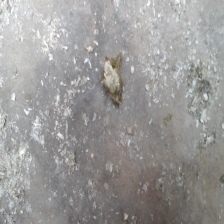
#> input picture dataset/raw/KGL_0059.jpg, 224 x 224 px; its folder holds only this picture in this run
$ python roi_otsu.py --image ../../dataset/raw/KGL_0059.jpg
#> lines starting #> are read from the running program, lines starting #| are printed output that depends on the picture; after the words box and inside, x2 and y2 are one past the last pixel; in counts of white or black regions, pixels touching at a corner belong together
### ROI/ROI 1-1/roi_core.py
"""Detektor ROI ekskreta berbasis Threshold Otsu + Kontras Latar & Prior Spasial Terpusat.

Alur deteksi (setiap tahap disimpan sebagai gambar):
    01_input        : citra asli BGR
    02_channel      : konversi ruang warna (LAB/HSV/Gray) + Gaussian blur
    03_bg_contrast  : selisih warna terhadap latar tepi & latar lokal (Difference of Gaussians)
    04_center_prior : pembobotan spasial Gaussian terpusat (menekan derau/bayangan pinggir frame)
    05_otsu         : binarisasi otomatis dengan Threshold Otsu
    06_closing      : operasi morfologi Opening + Closing untuk menyatukan bagian urat & feses
    07_contours     : penyaringan ukuran kontur minimum & penilaian skor kontur (luas + posisi + tepi)
    08_roi          : kotak ROI prediksi (hijau) dibandingkan dengan master_cleaned.json (biru)
"""
import sys

sys.dont_write_bytecode = True

import argparse
import csv
import json
import time
from dataclasses import asdict, dataclass
from pathlib import Path

import cv2
import numpy as np

ROOT = Path(__file__).resolve().parent.parent.parent   # folder precision-livestock-farming
IMG_DIR = ROOT / "dataset" / "raw"
COCO_JSON = ROOT / "dataset" / "annotations" / "master_cleaned.json"
SPLIT_CSV = ROOT / "dataset" / "split.csv"


# ----------------------------------------------------------------------------
# Parameter Tunable (4 parameter dasar + metode tambahan agar mendekati master_cleaned.json)
# ----------------------------------------------------------------------------
@dataclass(frozen=True)
class ROIParams:
    color_space: str = "lab"         # 1. color space: "lab" | "hsv" | "gray"
    channel: int = 0                 # indeks kanal bila memakai 1 kanal (diabaikan saat use_bg_contrast=True)
    blur_ksize: int = 5              # 2. kernel Gaussian blur (ganjil; 0 = tanpa blur)
    open_ksize: int = 3              # kernel morphological opening untuk membuang bintik sekam kecil
    close_ksize: int = 15            # 3. kernel morphological closing untuk menyatukan gumpalan ekskreta
    min_area_frac: float = 0.002     # 4. ukuran kontur minimum (fraksi luas citra)
    max_area_frac: float = 0.85      # batas atas luas kontur agar latar penuh tidak terpilih
    use_bg_contrast: bool = True     # metode tambahan 1: pengurangan warna latar tepi & kontras lokal (DoG)
    border_margin: float = 0.12      # lebar tepi citra (fraksi) yang dijadikan referensi warna latar
    center_sigma: float = 0.30       # metode tambahan 2: lebar Gaussian prior pusat citra (0 = matikan)
    merge_score_ratio: float = 0.55  # metode tambahan 3: gabungkan kontur dekat pusat dengan skor >= rasio ini
    pad_frac: float = 0.04           # margin tambahan di sekeliling kotak ROI (fraksi ukuran kotak)


@dataclass
class ROIResult:
    box: tuple             # (x1, y1, x2, y2) dalam piksel
    fallback: bool         # True bila tidak ada kontur lolos -> fallback ke kotak tengah
    threshold: float       # nilai ambang Otsu
    stages: dict           # nama tahap -> citra untuk visualisasi


def _odd(k: int) -> int:
    """Pastikan ukuran kernel ganjil positif (0 dibiarkan 0)."""
    return k if k <= 0 or k % 2 == 1 else k + 1


def _to_color_space(img_bgr: np.ndarray, color_space: str) -> np.ndarray:
    """Konversi citra BGR ke ruang warna yang dipilih."""
    if color_space == "lab":
        return cv2.cvtColor(img_bgr, cv2.COLOR_BGR2LAB)
    if color_space == "hsv":
        return cv2.cvtColor(img_bgr, cv2.COLOR_BGR2HSV)
    if color_space == "gray":
        return cv2.cvtColor(img_bgr, cv2.COLOR_BGR2GRAY)
    raise ValueError(f"color_space tidak dikenal: {color_space}")


def _compute_bg_contrast(img_cs: np.ndarray, border_margin: float) -> np.ndarray:
    """Hitung peta kontras objek terhadap warna latar tepi dan latar lokal (Difference of Gaussians)."""
    h, w = img_cs.shape[:2]
    f = img_cs.astype(np.float32)
    if f.ndim == 2:
        f = f[..., None]

    # Masker piksel pinggir bingkai sebagai sampel warna latar belakang (lantai/sekam)
    b_mask = np.zeros((h, w), dtype=bool)
    by, bx = max(1, int(h * border_margin)), max(1, int(w * border_margin))
    b_mask[:by, :] = b_mask[-by:, :] = b_mask[:, :bx] = b_mask[:, -bx:] = True

    bg_med = np.median(f[b_mask], axis=0)
    bg_std = np.std(f[b_mask], axis=0) + 10.0

    # Latar lokal frekuensi rendah (Gaussian lebar) untuk meredam bayangan tidak merata
    bg_local = cv2.GaussianBlur(f, (0, 0), sigmaX=w * 0.18)
    if bg_local.ndim == 2:
        bg_local = bg_local[..., None]

    weights = np.array([0.7, 1.2, 1.2], dtype=np.float32) if f.shape[2] == 3 else np.array([1.0], dtype=np.float32)
    dist_global = np.sqrt((((f - bg_med) / bg_std) ** 2) @ weights)
    dist_local = np.sqrt((((f - bg_local) / bg_std) ** 2) @ weights)

    sal = 0.5 * dist_global + 0.5 * dist_local
    return cv2.normalize(sal, None, 0, 255, cv2.NORM_MINMAX).astype(np.uint8)


def detect_roi(img_bgr: np.ndarray, p: ROIParams, return_stages: bool = False) -> ROIResult:
    h, w = img_bgr.shape[:2]
    st = {}
    if return_stages:
        st["01_input"] = img_bgr.copy()

    # 02: Konversi ruang warna & Gaussian blur
    cs_img = _to_color_space(img_bgr, p.color_space)
    kb = _odd(p.blur_ksize)
    blurred = cv2.GaussianBlur(cs_img, (kb, kb), 0) if kb > 0 else cs_img
    if return_stages:
        st["02_channel"] = blurred if blurred.ndim == 2 else blurred[..., p.channel]

    # 03: Peta kontras terhadap latar belakang (atau kanal tunggal jika dimatikan)
    if p.use_bg_contrast:
        contrast = _compute_bg_contrast(blurred, p.border_margin)
    else:
        contrast = blurred if blurred.ndim == 2 else blurred[..., p.channel]
    if return_stages:
        st["03_bg_contrast"] = contrast

    # 04: Pembobotan spasial Gaussian terpusat (Center-Surround Prior)
    cy, cx = h * 0.49, w * 0.50
    if p.center_sigma > 0:
        yy, xx = np.mgrid[0:h, 0:w]
        w_map = np.exp(-0.5 * (((xx - cx) / (w * p.center_sigma)) ** 2 + ((yy - cy) / (h * p.center_sigma)) ** 2))
        sal_weighted = cv2.normalize(contrast.astype(np.float32) * w_map, None, 0, 255, cv2.NORM_MINMAX).astype(np.uint8)
    else:
        sal_weighted = contrast
    if return_stages:
        st["04_center_prior"] = sal_weighted

    # 05: Threshold Otsu
    thr, binary = cv2.threshold(sal_weighted, 0, 255, cv2.THRESH_BINARY + cv2.THRESH_OTSU)
    if not p.use_bg_contrast and (binary > 0).mean() > 0.5:
        binary = 255 - binary
    if return_stages:
        st["05_otsu"] = binary

    # 06: Morfologi Opening lalu Closing
    work = binary.copy()
    ko = _odd(p.open_ksize)
    if ko > 0:
        kern_o = cv2.getStructuringElement(cv2.MORPH_ELLIPSE, (ko, ko))
        work = cv2.morphologyEx(work, cv2.MORPH_OPEN, kern_o)
    kc = _odd(p.close_ksize)
    if kc > 0:
        kern_c = cv2.getStructuringElement(cv2.MORPH_ELLIPSE, (kc, kc))
        work = cv2.morphologyEx(work, cv2.MORPH_CLOSE, kern_c)
    if return_stages:
        st["06_closing"] = work

    # 07: Penyaringan luas kontur & penilaian skor (luas, kedekatan ke pusat, penalti tepi frame)
    contours, _ = cv2.findContours(work, cv2.RETR_EXTERNAL, cv2.CHAIN_APPROX_SIMPLE)
    lo, hi = p.min_area_frac * h * w, p.max_area_frac * h * w
    scored = []
    for c in contours:
        area = cv2.contourArea(c)
        if not (lo <= area <= hi):
            continue
        x, y, bw, bh = cv2.boundingRect(c)
        bcx, bcy = x + bw / 2.0, y + bh / 2.0
        center_w = np.exp(-0.5 * (((bcx - cx) / (w * 0.25)) ** 2 + ((bcy - cy) / (h * 0.25)) ** 2))
        border_touch = int(x <= 1) + int(y <= 1) + int(x + bw >= w - 1) + int(y + bh >= h - 1)
        score = (area ** 0.7) * (center_w ** 1.5) * (0.6 ** border_touch)
        scored.append((score, c, (x, y, x + bw, y + bh)))

    scored.sort(key=lambda item: item[0], reverse=True)
    if scored:
        top_score = scored[0][0]
        selected = [item for item in scored if item[0] >= top_score * p.merge_score_ratio]
        kept_contours = [item[1] for item in selected]
        kept_boxes = [item[2] for item in selected]
        x1 = min(b[0] for b in kept_boxes)
        y1 = min(b[1] for b in kept_boxes)
        x2 = max(b[2] for b in kept_boxes)
        y2 = max(b[3] for b in kept_boxes)
        px, py = (x2 - x1) * p.pad_frac, (y2 - y1) * p.pad_frac
        box = (
            int(max(0, x1 - px)),
            int(max(0, y1 - py)),
            int(min(w, x2 + px)),
            int(min(h, y2 + py)),
        )
        fallback = False
    else:
        kept_contours = []
        box = (int(w * 0.25), int(h * 0.25), int(w * 0.75), int(h * 0.75))
        fallback = True

    if return_stages:
        vis_c = img_bgr.copy()
        cv2.drawContours(vis_c, [item[1] for item in scored], -1, (0, 165, 255), 1)
        cv2.drawContours(vis_c, kept_contours, -1, (0, 255, 0), 2)
        st["07_contours"] = vis_c

        vis_r = img_bgr.copy()
        cv2.rectangle(vis_r, box[:2], box[2:], (0, 255, 0), 2)
        st["08_roi"] = vis_r

    return ROIResult(box, fallback, float(thr), st)


# ----------------------------------------------------------------------------
# Ground truth & metrik evaluasi terhadap master_cleaned.json
# ----------------------------------------------------------------------------
# [33 lines left out: functions load_ground_truth, load_split, box_metrics, not called in this run]


def load_images(ids):
    return {i: cv2.imread(str(IMG_DIR / f"{i}.jpg")) for i in ids}


# [24 lines left out: function evaluate, not called in this run]


# ----------------------------------------------------------------------------
# Visualisasi
# ----------------------------------------------------------------------------
def _label(img, text):
    if img.ndim == 2:
        img = cv2.cvtColor(img, cv2.COLOR_GRAY2BGR)
    img = img.copy()
    cv2.rectangle(img, (0, 0), (img.shape[1], 16), (0, 0, 0), -1)
    cv2.putText(img, text, (3, 12), cv2.FONT_HERSHEY_SIMPLEX, 0.4, (255, 255, 255), 1, cv2.LINE_AA)
    return img


def montage(stages, gt_box=None, cols=4):
    """Gabungkan seluruh tahap ke satu gambar grid. Kotak GT (biru) digambar pada tahap akhir."""
    tiles = []
    for name, im in stages.items():
        im = _label(im, name)
        if gt_box is not None and name == "08_roi":
            cv2.rectangle(im, tuple(map(int, gt_box[:2])), tuple(map(int, gt_box[2:])), (255, 0, 0), 2)
        tiles.append(im)
    while len(tiles) % cols:
        tiles.append(np.zeros_like(tiles[0]))
    rows = [np.hstack(tiles[i : i + cols]) for i in range(0, len(tiles), cols)]
    return np.vstack(rows)


# [16 lines left out: function load_autocrop_data, not called in this run]


# ----------------------------------------------------------------------------
# Runner untuk preset
# ----------------------------------------------------------------------------
def run_preset(name, params: ROIParams):
#> called with name = 'otsu'
    ap = argparse.ArgumentParser(description=f"Detektor ROI Otsu - preset '{name}'")
    ap.add_argument("--split", default="test", choices=["train", "val", "test", "all"])
    ap.add_argument("--image", help="path satu citra bebas (tanpa evaluasi), hanya visualisasi tahap")
    ap.add_argument("--n-stages", type=int, default=10)
    ap.add_argument("--autocrop", action="store_true",
                    help="gunakan citra dari ROI/autocropping/images dan simpan ke output_autocrop/")
    ap.add_argument("--out", default=None)
    args = ap.parse_args()

    default_out = "output_autocrop" if args.autocrop else "output"
    out = (Path(args.out) if args.out else (Path(__file__).parent / default_out)) / name
    (out / "montage").mkdir(parents=True, exist_ok=True)

    if args.image:
        img = cv2.imread(args.image)
#> img is the input picture: shape (224, 224, 3); mean B, G, R 151.9, 153.1, 154.4
        r = detect_roi(img, params, return_stages=True)
#> in _compute_bg_contrast, `bg_med = np.median(f[b_mask], axis=0)`: bg_med = [175, 128, 128]
#> in _compute_bg_contrast, `bg_std = np.std(f[b_mask], axis=0) + 10.0`: bg_std = [44.94, 11.19, 11.75]
#> in _compute_bg_contrast, `dist_global = np.sqrt((((f - bg_med) / bg_std) ** 2) @ weights)`:
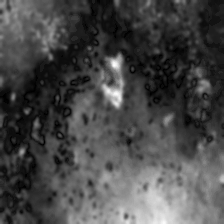
#> dist_global: shape (224, 224) float32; min 0, max 1.9, mean 0.542; drawn with min black and max white
#> in detect_roi, `sal_weighted = cv2.normalize(contrast.astype(np.float32) * w_map, None..`:
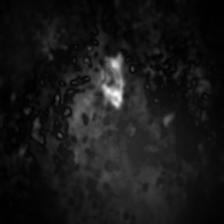
#> sal_weighted: shape (224, 224); min 0, max 255, mean 24
#> in detect_roi, `thr, binary = cv2.threshold(sal_weighted, 0, 255, cv2.THRESH_BINARY + ..`:
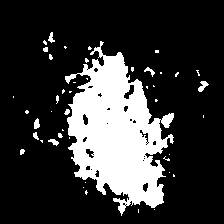
#> binary: shape (224, 224); 21.4% white; 45 white regions (35 under 20 px), largest, box (x1, y1, x2, y2) and area: (65, 41, 174, 216) 10159, (198, 81, 209, 92) 63, (34, 118, 40, 129) 48
#> in detect_roi, `thr, binary = cv2.threshold(sal_weighted, 0, 255, cv2.THRESH_BINARY + ..`: thr = 36
#> in detect_roi, `work = cv2.morphologyEx(work, cv2.MORPH_CLOSE, kern_c)`:
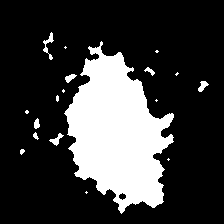
#> work: shape (224, 224); 22.8% white; 18 white regions (9 under 20 px)
#> in detect_roi, `contours, _ = cv2.findContours(work, cv2.RETR_EXTERNAL, cv2.CHAIN_APPR..`: contours = 18 contours, 11 with area under 20; largest, box (x1, y1, x2, y2) and area: (64, 41, 174, 214) 10690, (43, 32, 54, 60) 66, (49, 133, 64, 146) 55, (198, 81, 209, 92) 52, (65, 74, 77, 83) 46, (34, 118, 40, 129) 35, (144, 67, 155, 76) 30
#> the loop in detect_roi, `for c in contours:` made 18 passes
#> area on passes 4, 6, 11, 12, 14, 18: 55, 35, 51.5, 45.5, 30, 66.5
#> after the loop in detect_roi, `for c in contours:`: scored = 1 item
#> in detect_roi, `top_score = scored[0][0]`: top_score = 606
#> in detect_roi, `selected = [item for item in scored if item[0] >= top_score * p.merge_..`: selected = 1 item
#> in detect_roi, `kept_contours = [item[1] for item in selected]`: kept_contours = 1 contour; box (x1, y1, x2, y2) and area: (64, 41, 174, 214) 10690
#> in detect_roi, `kept_boxes = [item[2] for item in selected]`: kept_boxes = [(64, 41, 174, 214)]
#> in detect_roi, `x1 = min(b[0] for b in kept_boxes)`: x1 = 64
#> in detect_roi, `y1 = min(b[1] for b in kept_boxes)`: y1 = 41
#> in detect_roi, `x2 = max(b[2] for b in kept_boxes)`: x2 = 174
#> in detect_roi, `y2 = max(b[3] for b in kept_boxes)`: y2 = 214
#> in detect_roi, `px, py = (x2 - x1) * p.pad_frac, (y2 - y1) * p.pad_frac`: px = 4.4; py = 6.92
#> in detect_roi, `box = ( int(max(0, x1 - px)), int(max(0, y1 - py)), int(min(w, x2 + px..`: box = (59, 34, 178, 220)
#> in detect_roi, `cv2.rectangle(vis_r, box[:2], box[2:], (0, 255, 0), 2)`:
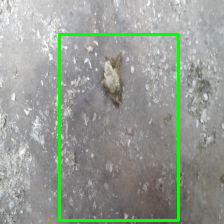
#> vis_r: shape (224, 224, 3); 3.64% of pixels changed, all inside (x1, y1, x2, y2) = (58, 33, 180, 222)
        cv2.imwrite(str(out / "montage" / (Path(args.image).stem + ".png")), montage(r.stages))
#> the loop in montage, `for name, im in stages.items():` made 8 passes
#> pass 3, in montage, `im = _label(im, name)`:
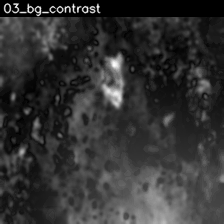
#> im: shape (224, 224, 3); min 0, max 255, mean 50.6
#> after the loop in montage, `for name, im in stages.items():`: tiles = 8 items
#> in montage, `rows = [np.hstack(tiles[i : i + cols]) for i in range(0, len(tiles), c..`: rows = 2 items
#> in montage, `return np.vstack(rows)`:
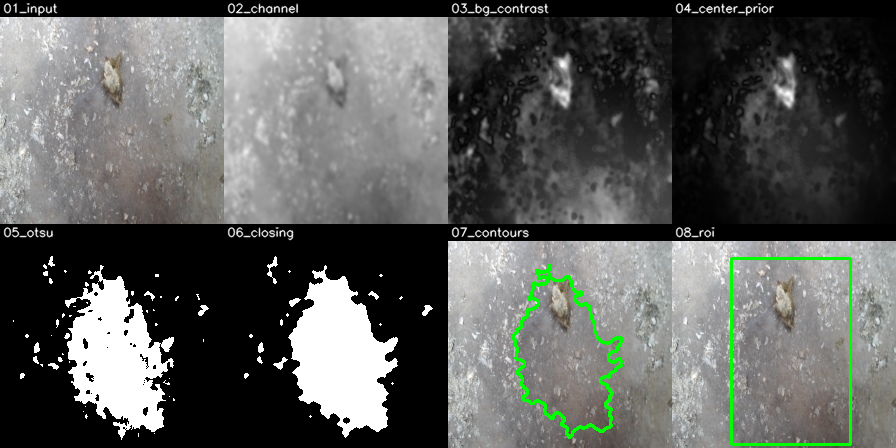
#> returned value: shape (448, 896, 3); mean of channels 0, 1, 2 92.5, 95.5, 93.5; drawn as B, G, R
        return

    gt = load_ground_truth()
    split = load_split()
    ids = sum(split.values(), []) if args.split == "all" else split[args.split]
    if args.autocrop:
        images, gt = load_autocrop_data(ids, gt)
        params = ROIParams(
            **{
                **asdict(params),
                "border_margin": 0.06,
                "center_sigma": 0.38,
                "pad_frac": 0.06,
            }
        )
    else:
        images = load_images(ids)
    summary, rows = evaluate(params, images, gt, collect=True)

    for k, r in enumerate(rows):
        res = detect_roi(images[r["image_id"]], params, return_stages=True)
        cv2.imwrite(str(out / "montage" / f"{r['image_id']}.png"), montage(res.stages, r["gt"]))
        if k < args.n_stages:
            d = out / "stages" / r["image_id"]
            d.mkdir(parents=True, exist_ok=True)
            for sname, im in res.stages.items():
                cv2.imwrite(str(d / f"{sname}.png"), im)

    with open(out / "per_image.csv", "w", newline="", encoding="utf8") as f:
        w = csv.writer(f)
        w.writerow(["image_id", "iou", "coverage", "roi_frac", "fallback", "ms", "box", "gt_box"])
        for r in sorted(rows, key=lambda r: r["iou"]):
            w.writerow([
                r["image_id"],
                f"{r['iou']:.4f}",
                f"{r['coverage']:.4f}",
                f"{r['roi_frac']:.4f}",
                r["fallback"],
                f"{r['ms']:.2f}",
                r["box"],
                r["gt"],
            ])
    json.dump(
        {
            "preset": name,
            "split": args.split,
            "params": asdict(params),
            "metrics": {k: float(v) for k, v in summary.items()},
        },
        open(out / "summary.json", "w", encoding="utf8"),
        indent=2,
    )

    print(f"[{name}] split={args.split} n={summary['n']}")
    for k, v in summary.items():
        if k != "n":
            print(f"  {k:16s}: {v:.4f}")
    print(f"  output: {out}")

### ROI/ROI 1-1/roi_otsu.py
"""Detektor ROI Otsu (ROI 1-1) yang ditingkatkan agar hasil mendekati master_cleaned.json.

Selain 4 parameter dasar (color space, Gaussian blur, morphological closing, ukuran kontur minimum),
ditambahkan 3 metode pengolahan citra di sekitar Otsu:
  1. Background Color Contrast & Difference of Gaussians (DoG) di ruang LAB
  2. Center-Surround Gaussian Spatial Prior (meredam derau/bayangan tepi frame)
  3. Penilaian skor kontur (luas + kedekatan ke pusat + penalti kontur yang menempel di tepi frame)

Pemakaian:
    python "ROI/ROI 1-1/roi_otsu.py"                       # evaluasi split test + simpan gambar tiap tahap
    python "ROI/ROI 1-1/roi_otsu.py" --split val
    python "ROI/ROI 1-1/roi_otsu.py" --image path/foto.jpg
"""
import sys

sys.dont_write_bytecode = True

from roi_core import ROIParams, run_preset

PARAMS = ROIParams(
    color_space="lab",          # 1. color space ("lab", "hsv", "gray")
    channel=0,
    blur_ksize=7,               # 2. kernel Gaussian blur
    open_ksize=3,               # kernel morphological opening (hapus bintik sekam kecil)
    close_ksize=7,              # 3. kernel morphological closing (satukan bagian urat & feses)
    min_area_frac=0.002,        # 4. ukuran kontur minimum (0.2% luas citra)
    use_bg_contrast=True,       # metode tambahan 1: selisih warna terhadap latar tepi & lokal (DoG)
    border_margin=0.12,         # lebar tepi referensi warna latar (12% dari sisi citra)
    center_sigma=0.28,          # metode tambahan 2: prior spasial Gaussian terpusat
    merge_score_ratio=0.55,     # metode tambahan 3: gabungkan kontur inti dengan skor >= 55% skor tertinggi
    pad_frac=0.04,              # margin tambahan di sekeliling kotak ROI (4% ukuran kotak)
)

if __name__ == "__main__":
    run_preset("otsu", PARAMS)

$ run again, on dataset/raw/KGL_0265.jpg
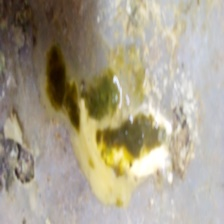
#> input picture dataset/raw/KGL_0265.jpg, 224 x 224 px
#> in run_preset, img is the input picture: shape (224, 224, 3); mean B, G, R 140.8, 160.3, 168.8
#> blurred: shape (224, 224, 3); mean of channels 0, 1, 2 167.5, 128.4, 139.5
#> f: shape (224, 224, 3) float32; mean of channels 0, 1, 2 167.5, 128.4, 139.5
#> bg_med = [196, 129, 131]
#> bg_std = [60.76, 12.24, 16.2]
#> bg_local: shape (224, 224, 3) float32; mean of channels 0, 1, 2 167.5, 128.4, 139.5
#> in detect_roi, `thr, binary = cv2.threshold(sal_weighted, 0, 255, cv2.THRESH_BINARY + ..`:
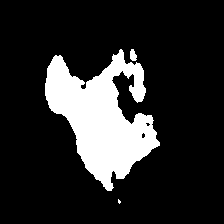
#> binary: shape (224, 224); 16.6% white; 3 white regions (1 under 20 px), largest, box (x1, y1, x2, y2) and area: (45, 49, 160, 191) 8262, (130, 49, 137, 61) 64
#> thr = 62
#> contours = 2 contours, 1 with area under 20; largest, box (x1, y1, x2, y2) and area: (45, 49, 160, 191) 8258
#> the loop in detect_roi, `for c in contours:` made 2 passes
#> (area, x, y, bw, bh, bcx, bcy, center_w) on pass 2: (8258.5, 45, 49, 115, 142, 102.5, 120, 0.969)
#> after the loop in detect_roi, `for c in contours:`: scored = 1 item
#> top_score = 526.7
#> selected = 1 item
#> kept_contours = 1 contour; box (x1, y1, x2, y2) and area: (45, 49, 160, 191) 8258
#> kept_boxes = [(45, 49, 160, 191)]
#> x1 = 45
#> y1 = 49
#> x2 = 160
#> y2 = 191
#> px = 4.6; py = 5.68
#> box = (40, 43, 164, 196)
#> vis_r: shape (224, 224, 3); 3.3% of pixels changed, all inside (x1, y1, x2, y2) = (39, 42, 166, 198)
#> after the loop in montage, `for name, im in stages.items():`: tiles = 8 items
#> rows = 2 items
#> in montage, `return np.vstack(rows)`:
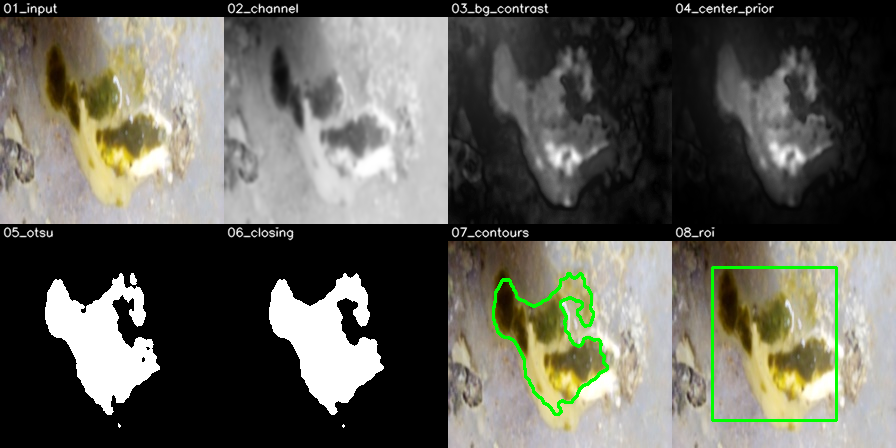
#> returned value: shape (448, 896, 3); mean of channels 0, 1, 2 88.1, 97.1, 97.6; drawn as B, G, R

$ run again, on dataset/raw/KGL_0303.jpg
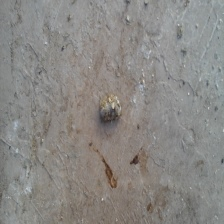
#> input picture dataset/raw/KGL_0303.jpg, 224 x 224 px
#> in run_preset, img is the input picture: shape (224, 224, 3); mean B, G, R 132.5, 135.7, 137.9
#> blurred: shape (224, 224, 3); mean of channels 0, 1, 2 144.6, 128.3, 130
#> f: shape (224, 224, 3) float32; mean of channels 0, 1, 2 144.6, 128.3, 130
#> bg_med = [147, 127, 128]
#> bg_std = [21.84, 11.31, 12.26]
#> bg_local: shape (224, 224, 3) float32; mean of channels 0, 1, 2 144.6, 128.3, 130
#> in detect_roi, `thr, binary = cv2.threshold(sal_weighted, 0, 255, cv2.THRESH_BINARY + ..`:
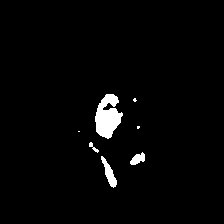
#> binary: shape (224, 224); 2.4% white; 7 white regions (3 under 20 px), largest, box (x1, y1, x2, y2) and area: (95, 94, 123, 139) 799, (101, 156, 117, 188) 204, (130, 152, 145, 165) 120, (89, 142, 99, 153) 39
#> thr = 62
#> contours = 6 contours, 2 with area under 20; largest, box (x1, y1, x2, y2) and area: (95, 94, 123, 139) 790, (101, 156, 117, 188) 170, (130, 152, 145, 165) 102, (89, 142, 99, 153) 28
#> the loop in detect_roi, `for c in contours:` made 6 passes
#> (area, x, y, bw, bh, bcx, bcy, center_w) on passes 1, 2, 6: (169.5, 101, 156, 16, 32, 109, 172, 0.538), (102.5, 130, 152, 15, 13, 137.5, 158.5, 0.617), (789.5, 95, 94, 28, 45, 109, 116.5, 0.991)
#> after the loop in detect_roi, `for c in contours:`: scored = 3 items
#> top_score = 105.3
#> selected = 1 item
#> kept_contours = 1 contour; box (x1, y1, x2, y2) and area: (95, 94, 123, 139) 790
#> kept_boxes = [(95, 94, 123, 139)]
#> x1 = 95
#> y1 = 94
#> x2 = 123
#> y2 = 139
#> px = 1.12; py = 1.8
#> box = (93, 92, 124, 140)
#> vis_r: shape (224, 224, 3); 0.94% of pixels changed, all inside (x1, y1, x2, y2) = (92, 91, 126, 142)
#> after the loop in montage, `for name, im in stages.items():`: tiles = 8 items
#> rows = 2 items
#> in montage, `return np.vstack(rows)`:
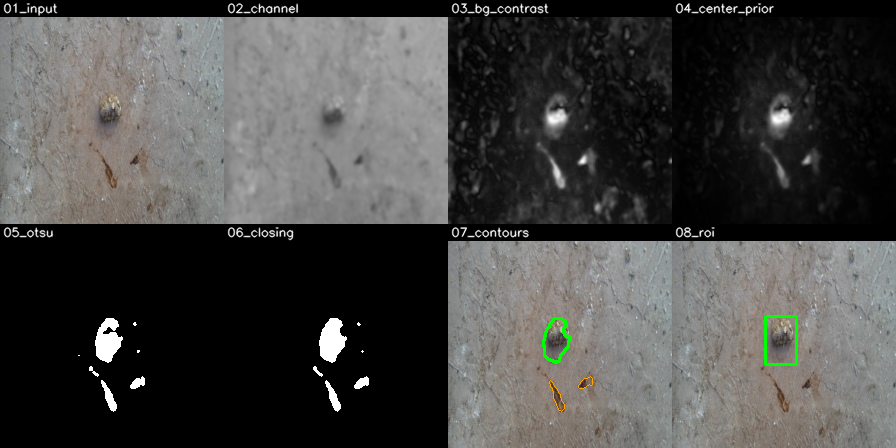
#> returned value: shape (448, 896, 3); mean of channels 0, 1, 2 69.4, 71.2, 71.5; drawn as B, G, R
